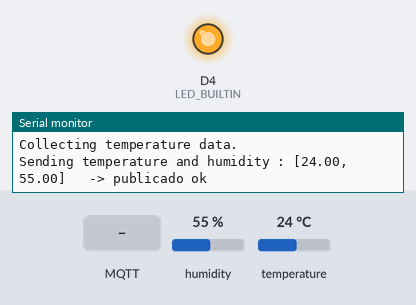
Simulated run of this sketch. Board: ESP8266 (NodeMCU). Shown: output pins drawn as LEDs (lit = HIGH, except the on-board LED, lit = LOW), the last lines printed to the serial monitor. The inputs (shaded band) are chosen by the test bench; at power-on: humidity 55 %, temperature 24 °C. WiFi joins after 1.5 s; servers stay silent unless stated; no MQTT or app messages arrive unless stated.

Above: at 2.7 s.
2.8 s: MQTT message "1" arrives on the first subscribed topic
At 3.3 s:
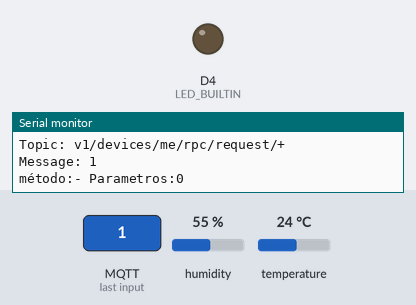
4.3 s: MQTT message "on" arrives on the first subscribed topic
5.8 s: MQTT message "off" arrives on the first subscribed topic
Timing chart, 0 to 8.8 s (numbered marks = the images above; inputs shaded):
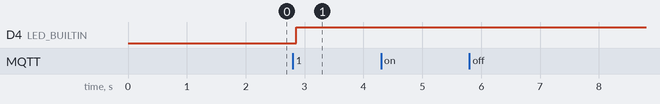

The sketch:

thingsBoardLED.ino
```cpp
/* Ejemplo para utilizar la comunicación con thingboards paso a paso con nodeMCU v2
 *  Gastón Mousqués
 *  Basado en varios ejemplos de la documentación de  https://thingsboard.io
 *
 */

// includes de bibliotecas para comunicación
#include <PubSubClient.h>
#include <ESP8266WiFi.h>
#include <ArduinoJson.h>

//***************MODIFICAR PARA SU PROYECTO *********************
// includes de bibliotecas sensores, poner las que usen en este caso un DHT11 y un Servo
#include "DHT.h"

//***************MODIFICAR PARA SU PROYECTO *********************
//  configuración datos wifi
// descomentar el define y poner los valores de su red y de su dispositivo
#define WIFI_AP "SSID RED"
#define WIFI_PASSWORD "PASSWORD RED"


//  configuración datos thingsboard
#define NODE_NAME "NOMBRE DISPOSITIVO"   //nombre que le pusieron al dispositivo cuando lo crearon
#define NODE_TOKEN "TOKEN DISPOSITIVO"   //Token que genera Thingboard para dispositivo cuando lo crearon


//***************NO MODIFICAR *********************
char thingsboardServer[] = "demo.thingsboard.io";

/*definir topicos.
 * telemetry - para enviar datos de los sensores
 * request - para recibir una solicitud y enviar datos
 * attributes - para recibir comandos en baes a atributtos shared definidos en el dispositivo
 */
char telemetryTopic[] = "v1/devices/me/telemetry";
char requestTopic[] = "v1/devices/me/rpc/request/+";  //RPC - El Servidor usa este topico para enviar rquests, cliente response

// declarar cliente Wifi y PubSus
WiFiClient wifiClient;
PubSubClient client(wifiClient);

// declarar variables control loop (para no usar delay() en loop
unsigned long lastSend;
const int elapsedTime = 1000; // tiempo transcurrido entre envios al servidor


//***************MODIFICAR PARA SU PROYECTO *********************
// configuración sensores que utilizan
#define DHTPIN D1
#define DHTTYPE DHT11

// Declarar e Inicializar sensores.
DHT dht(DHTPIN, DHTTYPE);


//
//************************* Funciones Setup y loop *********************
// función setup micro
void setup()
{
  Serial.begin(9600);

  // inicializar wifi y pubsus
  connectToWiFi();
  client.setServer( thingsboardServer, 1883 );

  // agregado para recibir callbacks
  client.setCallback(on_message);

  lastSend = 0; // para controlar cada cuanto tiempo se envian datos


  // ******** AGREGAR INICIALZICION DE SENSORES PARA SU PROYECTO *********
  pinMode(LED_BUILTIN, OUTPUT);

  dht.begin(); //inicaliza el DHT
  delay(10);

  digitalWrite(LED_BUILTIN, LOW); // prender el LED
}

// función loop micro
void loop()
{
  if ( !client.connected() ) {
    reconnect();
  }

  if ( millis() - lastSend > elapsedTime ) { // Update and send only after 1 seconds

    // FUNCION DE TELEMETRIA para enviar datos a thingsboard
    getAndSendData();   // FUNCION QUE ENVIA INFORMACIÓN DE TELEMETRIA

    lastSend = millis();
  }

  client.loop();
}

//***************MODIFICAR PARA SU PROYECTO *********************
/*
 * función para leer datos de sensores y enviar telementria al servidor
 * Se debe sensar y armar el JSON especifico para su proyecto
 * Esta función es llamada desde el loop()
 */
void getAndSendData()
{

  // Lectura de sensores
  Serial.println("Collecting temperature data.");

  // Reading temperature or humidity takes about 250 milliseconds!
  float h = dht.readHumidity();
  // Read temperature as Celsius (the default)
  float t = dht.readTemperature();

  // Check if any reads failed and exit early (to try again).
  if (isnan(h) || isnan(t)) {
    Serial.println("Failed to read from DHT sensor!");
    return;
  }

  String temperature = String(t);
  String humidity = String(h);

  //Debug messages
  Serial.print( "Sending temperature and humidity : [" );
  Serial.print( temperature ); Serial.print( "," );
  Serial.print( humidity );
  Serial.print( "]   -> " );

  // Preparar el payload, a modo de ejemplo el mensaje se arma utilizando la clase String. esto se puede hacer con
  // la biblioteca ArduinoJson
  // el formato del mensaje es {key"value, Key: value, .....}
  // en este caso seria {"temperature:"valor, "humidity:"valor}
  //
  String payload = "{";
  payload += "\"temperature\":"; payload += temperature; payload += ",";
  payload += "\"humidity\":"; payload += humidity;
  payload += "}";

  // Enviar el payload al servidor usando el topico para telemetria
  char attributes[100];
  payload.toCharArray( attributes, 100 );
  if (client.publish( telemetryTopic, attributes ) == true)
    Serial.println("publicado ok");

  Serial.println( attributes );

}


//***************MODIFICAR PARA SU PROYECTO *********************
/*
 *  Este callback se llama cuando se utilizan widgets de control que envian mensajes por el topico requestTopic
 *  Notar que en la función de reconnect se realiza la suscripción al topico de request
 *
 *  El formato del string que llega es "v1/devices/me/rpc/request/{id}/Operación. donde operación es el método get declarado en el
 *  widget que usan para mandar el comando e {id} es el indetificador del mensaje generado por el servidor
 */


void on_message(const char* topic, byte* payload, unsigned int length)
{
    // Mostrar datos recibidos del servidor
  Serial.println("On message");
  char message[length + 1];
  strncpy ( message, (char*)payload, length);
   message[length] = '\0';

  Serial.print("Topic: ");
  Serial.println(topic);
  Serial.print("Message: ");
  Serial.println( message);

  //Parsear mensaje usando ArduinoJson
  StaticJsonDocument<200> doc;

  DeserializationError error = deserializeJson(doc, message);

  if (error) {
    Serial.print(F("deserializeJson() failed: "));
    Serial.println(error.c_str());
    return;
  }


  //Obtener los valores que vienen en el Json
  const char* method = doc["method"];
  bool params = doc["params"];

  // Print values.
  Serial.print("método:");
  Serial.print(method);
  Serial.print("- Parametros:");
  Serial.println(params);

  // Segun el paramtro prender y apagar el LED del NodeMCU
  if(params == true) {
    digitalWrite(LED_BUILTIN, LOW);
  }
  else {
    digitalWrite(LED_BUILTIN, HIGH);
  }

}


//***************NO MODIFICAR - Conexion con Wifi y ThingsBoard *********************
/*
 * funcion para reconectarse al servidor de thingsboard y suscribirse a los topicos de RPC y Atributos
 */
void reconnect() {
  int statusWifi = WL_IDLE_STATUS;
  // Loop until we're reconnected
  while (!client.connected()) {
    statusWifi = WiFi.status();
    connectToWiFi();

    Serial.print("Connecting to ThingsBoard node ...");
    // Attempt to connect (clientId, username, password)
    if ( client.connect(NODE_NAME, NODE_TOKEN, NULL) ) {
      Serial.println( "[DONE]" );

      // Suscribir al Topico de request
      client.subscribe(requestTopic);

    } else {
      Serial.print( "[FAILED] [ rc = " );
      Serial.print( client.state() );
      Serial.println( " : retrying in 5 seconds]" );
      // Wait 5 seconds before retrying
      delay( 5000 );
    }
  }
}

/*
 * función para conectarse a wifi
 */
void connectToWiFi()
{
  Serial.println("Connecting to WiFi ...");
  // attempt to connect to WiFi network

  WiFi.begin(WIFI_AP, WIFI_PASSWORD);
  while (WiFi.status() != WL_CONNECTED) {
    delay(500);
    Serial.print(".");
  }
  Serial.println("Connected to WiFi");
}
```

Measured:
- after the input at 2.8 s, D4 (LED_BUILTIN): LOW → HIGH after 0.05 s
